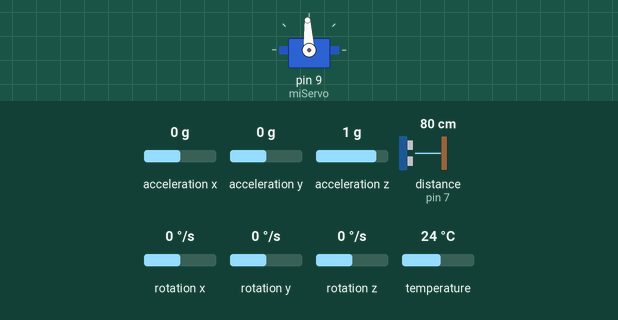
Recording of a sketch running on a simulated Arduino Uno, built with avr-gcc and run on an emulated ATmega328P. On the bench: servo. The test bench sets the inputs (shaded band); at power-on: distance to the obstacle (sensor on pin 7) 80 cm, acceleration x 0 g, acceleration y 0 g, acceleration z 1 g, rotation x 0 °/s, rotation y 0 °/s, rotation z 0 °/s, temperature 24 °C. The echo pulse lasts 58.3 µs per cm; what the sketch prints to the serial monitor is not drawn.

Above: at 1.8 s.
1.9 s: distance to the obstacle (sensor on pin 7) set to 2 cm
At 2.8 s:
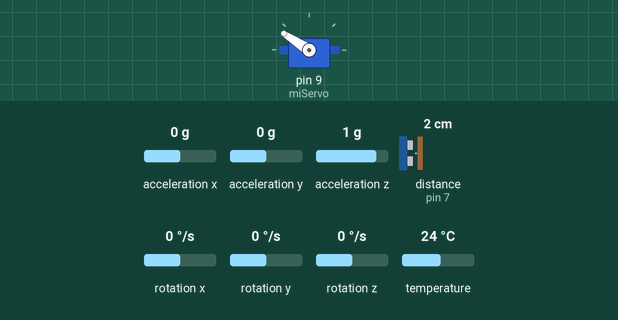
3.4 s: distance to the obstacle (sensor on pin 7) set to 4 cm
At 4.0 s:
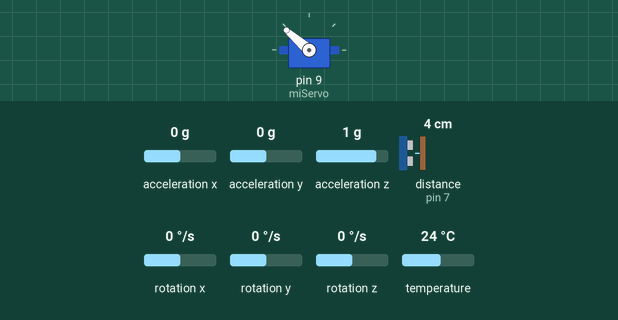
4.9 s: distance to the obstacle (sensor on pin 7) set to 9 cm
At 5.4 s:
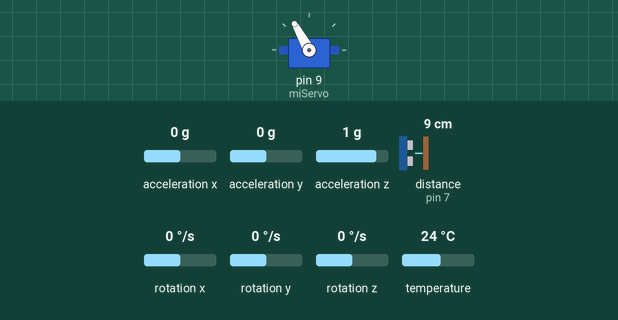
6.4 s: distance to the obstacle (sensor on pin 7) set to 35 cm
At 7.8 s:
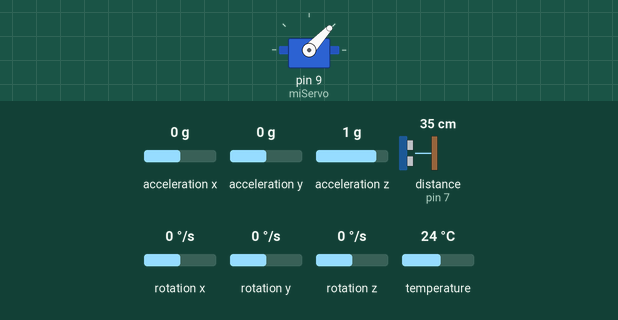
Timing chart, 0 to 8.9 s (numbered marks = the images above; inputs shaded):
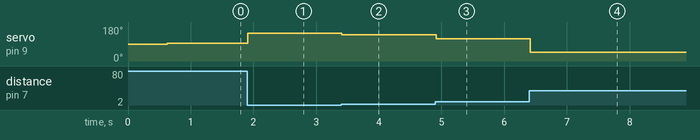

Measured:
- after the input at 1.9 s, servo on pin 9 (miServo): 93° → 147° at once
- after the input at 3.4 s, servo on pin 9 (miServo): 147° → 139° at once
- after the input at 4.9 s, servo on pin 9 (miServo): 139° → 119° at once
- after the input at 6.4 s, servo on pin 9 (miServo): 119° → 47° at once

The sketch:

proporcional.ino
```cpp
#include <NewPing.h>
#include <Servo.h>
#include <Adafruit_MPU6050.h>
#include <Adafruit_Sensor.h>

#define TRIGGER_PIN  6   // Pin de arduino conectado al pin del trigger
#define ECHO_PIN     7   // Pin de arduino conectado al pin del echo
#define MAX_DISTANCE 40 // Distancia máxima en centímetros
#define PERIODO 20000 //Período en us
#define N_MUESTRAS 50 //Cantidad de vececs que se mide el ángulo de la IMU para estimar el sesgo
#define C 0.0343 //Velocidad del sonido en cm/us
#define X_REF 0.0
#define ESC 0.0

#define ANGULO_SERVO_MAX 58.55
#define ANGULO_SERVO_MIN -46.84

NewPing sonar(TRIGGER_PIN, ECHO_PIN, MAX_DISTANCE); // Setup
Servo miServo;
Adafruit_MPU6050 mpu;
float theta_bias = 0;

void setup() {
  miServo.attach(9); // pin PWM
  Serial.begin(115200);

  if (!mpu.begin()) {
    Serial.println("IMU no encontrada");
    while (1) {
      delay(10);
    }
  }
  Serial.println("IMU inicializada correctamente");

  mpu.setAccelerometerRange(MPU6050_RANGE_8_G);
  mpu.setGyroRange(MPU6050_RANGE_500_DEG);
  mpu.setFilterBandwidth(MPU6050_BAND_44_HZ);

  sensors_event_t a, g, t;
  for(int i = 0; i < N_MUESTRAS; i++){ //Se calcula es sesgo como el promedio de (N_MUESTRAS) mediciones
    mpu.getEvent(&a, &g, &t);
    theta_bias += (180/PI) * atan2(a.acceleration.y, a.acceleration.z);
    delay(10);
  }
  theta_bias/=N_MUESTRAS;
}


float theta_x_acc = 0; //Posición angular estimada por el acelerómetro, asumimos que inicialmente es 0
float theta_x_fc = 0;
float theta_x_gyro_fc = 0;

float alfa = 0.1;


float kp = 4.0;

int n_ciclos = 0;

float x_ref = X_REF;

void loop() {
  unsigned long t_ini = micros();

  //Sensor ultrasónico
  float posicion = posicion_carrito();

  //IMU
  sensors_event_t a, g, t;
  mpu.getEvent(&a, &g, &t);

  theta_x_acc = (180/PI) * atan2(a.acceleration.y, a.acceleration.z) - theta_bias;
  theta_x_gyro_fc = theta_x_fc + (180/PI) * g.gyro.x * (PERIODO/1000000.0f);

  theta_x_fc = alfa * theta_x_acc + (1 - alfa) * theta_x_gyro_fc;

  //Servomotor
  if (n_ciclos == 250) {
    x_ref = X_REF + ESC;
  }

  float angulo = kp * (x_ref - posicion);
  if(angulo < ANGULO_SERVO_MIN){
    angulo = ANGULO_SERVO_MIN;
  } else if(angulo > ANGULO_SERVO_MAX){
    angulo = ANGULO_SERVO_MAX;
  }
  int duty_cycle_servo = (int)mapFloat(angulo, -90, 90, 600, 2400);
  miServo.writeMicroseconds(duty_cycle_servo);

  float datos[3] = {posicion, x_ref, angulo};
  matlab_send(datos, 3);

  n_ciclos++;

  while (micros() - t_ini < PERIODO) {}
}

float mapFloat(float valor, float x_inicial, float x_final, float y_inicial, float y_final){
  return (y_final - y_inicial)/(x_final - x_inicial) * (valor - x_inicial) + y_inicial;
}

void matlab_send(float *datos, size_t largo){
  Serial.write("abcd");

  for(size_t i = 0; i < largo; i++){
    byte * b = (byte *) &datos[i];
    Serial.write(b,4);
  }
}


float posicion_carrito(){ //Esta función devuelve la posición del carro en nuestro sistema de referencia
  unsigned long tiempo = sonar.ping(MAX_DISTANCE);
  float medicion = (C/2) * tiempo;
  if(tiempo == 0){ //Se excedió el tiempo máximo, el carrito se cayó de la barra o está pegado al sensor
    medicion = 15.5; //Quiero que cuando el carrito se caiga, el sensor lo detecte en 0.
  } else if(medicion < 2){
    medicion = 2; //Para las mediciones menores a 2cm
  }
  return mapFloat(medicion, 15.5, 32, 0, 17.25);
}
```
